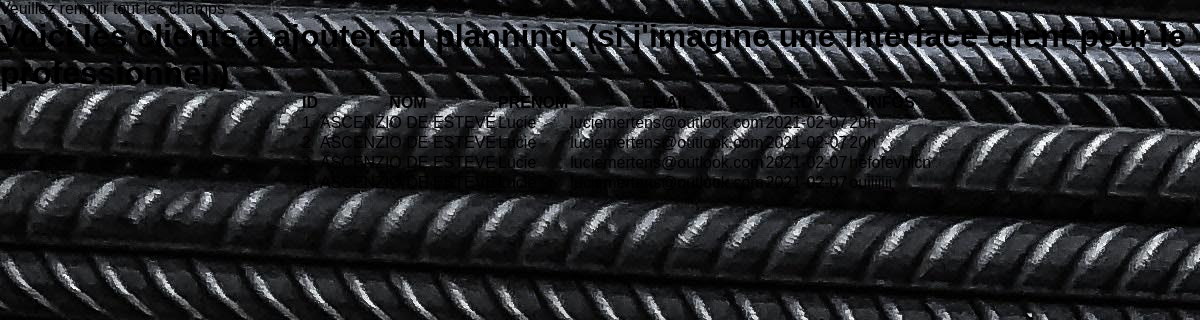
The app's page /assets/ouvrez-moi/database/connexionbasedonnees.php with its own data.
### tables this page shows
CREATE TABLE IF NOT EXISTS `clients` (
  `ID` int NOT NULL AUTO_INCREMENT,
  `nom` varchar(30) NOT NULL,
  `prenom` varchar(30) NOT NULL,
  `email` varchar(150) NOT NULL,
  `date` date NOT NULL,
  `infos` varchar(1000) NOT NULL,
  PRIMARY KEY (`ID`)
);

### assets/ouvrez-moi/database/connexionbasedonnees.php (the view, shortened to what this page needs)
<?php
            function connectDb(){
            $DATABASE_HOST = 'localhost:3306';
            $DATABASE_USER = 'root';
            $DATABASE_PASS = '';
            $DATABASE_NAME = 'ecomotors';
            try {
            return new PDO('mysql:host=' . $DATABASE_HOST . ';dbname=' . $DATABASE_NAME . ';charset=utf8', $DATABASE_USER, $DATABASE_PASS);
            } catch (PDOException $exception) {
            exit('Failed to connect to database!');
            }
            }
            $Connect = connectDb();
        $soumission = $Connect->prepare("SELECT * from clients");
        $soumission->execute();
        $soum = $soumission->fetchAll();
?>
<!DOCTYPE html>
<html lang="fr">
<head>
    <link rel="stylesheet" href="assets/CSS/style.css">
</head>
    <body>
    <h1>
        Voici les clients à ajouter au planning.
        (si j'imagine une interface client pour le
        professionnel.)
    </h1>
    <table class="table">
        <thead>
            <tr>
                <th scope="col">ID</th>
                <th scope="col">NOM</th>
                <th scope="col">PRENOM</th>
                <th scope="col">EMAIL</th>
                <th scope="col">RDV</th>
                <th scope="col">INFOS</th>
            </tr>
        </thead>
        <tbody>
            <?php
                for($i =0 ;$i < sizeof($soum) ; $i ++ )
                {
                ?>
                <tr>
                <td><?= $soum[$i]['ID'] ?></td>
                <td><?= $soum[$i]['nom'] ?></td>
                <td><?= $soum[$i]['prenom'] ?></td>
                <td><?= $soum[$i]['email'] ?></td>
                <td><?= $soum[$i]['date'] ?></td>
                <td><?= $soum[$i]['infos'] ?></td>
                </tr>
                <?php
                }
            ?>
        </tbody>
        </table>
</body>

### assets/CSS/style.css (style rules this page uses)
* { margin: 0; padding: 0; list-style: none; font-family: 'Arial', sans-serif; box-sizing: border-box; }
body { background: url("../images/bgcorps.jpg"); }
table { margin-left: 35%; }
@media screen and (max-width: 1220px) { table { margin-left: 25%; } }

### records on screen
clients: ID "1", nom "ASCENZIO DE ESTEVE", prenom "Lucie", email "luciemertens@outlook.com", date "2021-02-07", infos "20h"
clients: ID "2", nom "ASCENZIO DE ESTEVE", prenom "Lucie", email "luciemertens@outlook.com", date "2021-02-07", infos "20h"
clients: nom "ASCENZIO DE ESTEVE", prenom "Lucie", email "luciemertens@outlook.com", date "2021-02-07", infos "hefofevhlcn"
clients: ID "4", nom "ASCENZIO DE ESTEVE", prenom "Lucie", email "luciemertens@outlook.com", date "2021-02-07", infos "ouiiiiiii"
